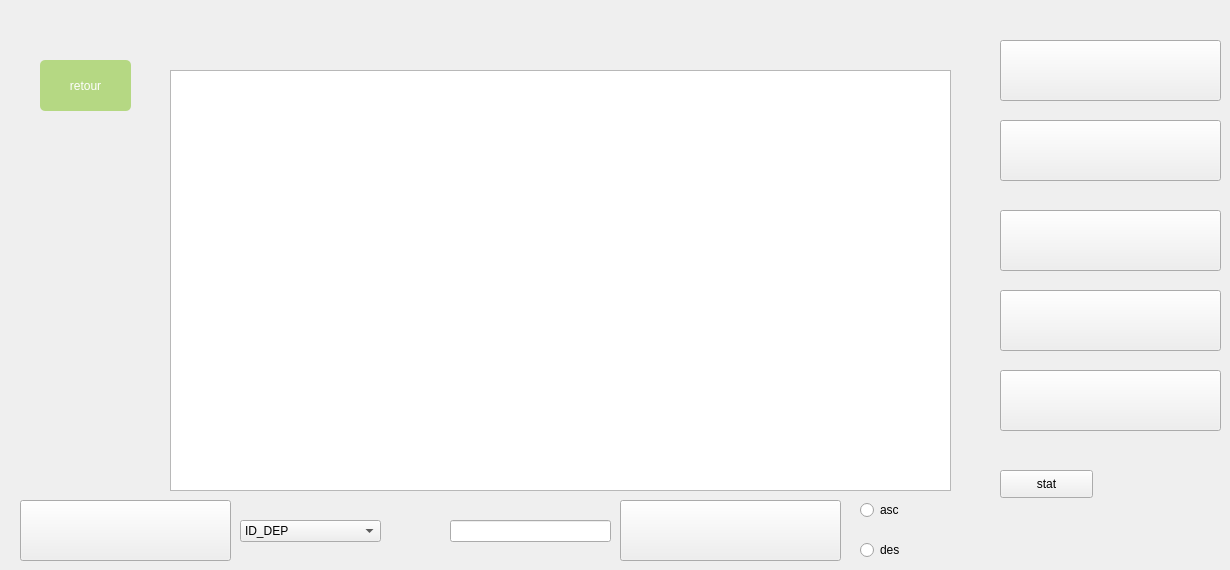
   <widget class="QWidget" name="depacc">
    <widget class="QPushButton" name="pushButton_11">
     <property name="geometry">
      <rect>
       <x>1000</x>
       <y>290</y>
       <width>221</width>
       <height>61</height>
      </rect>
     </property>
     <property name="styleSheet">
      <string notr="true">background-image: url(:/res/img/supp.png);</string>
     </property>
     <property name="text">
      <string/>
     </property>
    </widget>
    <widget class="QTableView" name="tableView_2">
     <property name="geometry">
      <rect>
       <x>170</x>
       <y>70</y>
       <width>781</width>
       <height>421</height>
      </rect>
     </property>
    </widget>
    <widget class="QPushButton" name="pushButton_12">
     <property name="geometry">
      <rect>
       <x>1000</x>
       <y>210</y>
       <width>221</width>
       <height>61</height>
      </rect>
     </property>
     <property name="styleSheet">
      <string notr="true">background-image: url(:/res/img/mmodi.png);</string>
     </property>
     <property name="text">
      <string/>
     </property>
    </widget>
    <widget class="QComboBox" name="comboBox_2">
     <property name="geometry">
      <rect>
       <x>240</x>
       <y>520</y>
       <width>141</width>
       <height>22</height>
      </rect>
     </property>
     <item>
      <property name="text">
       <string>ID_DEP</string>
      </property>
     </item>
     <item>
      <property name="text">
       <string>nom</string>
      </property>
     </item>
     <item>
      <property name="text">
       <string>nbr_emp</string>
      </property>
     </item>
    </widget>
    <widget class="QPushButton" name="pushButton_14">
     <property name="geometry">
      <rect>
       <x>20</x>
       <y>500</y>
       <width>211</width>
       <height>61</height>
      </rect>
     </property>
     <property name="styleSheet">
      <string notr="true">background-image: url(:/res/img/re.png);</string>
     </property>
     <property name="text">
      <string/>
     </property>
    </widget>
    <widget class="QPushButton" name="pushButton_15">
     <property name="geometry">
      <rect>
       <x>1000</x>
       <y>120</y>
       <width>221</width>
       <height>61</height>
      </rect>
     </property>
     <property name="styleSheet">
      <string notr="true">background-image: url(:/res/img/afficher.png);</string>
     </property>
     <property name="text">
      <string/>
     </property>
    </widget>
    <widget class="QLineEdit" name="lineEdit_8">
     <property name="geometry">
      <rect>
       <x>450</x>
       <y>520</y>
       <width>161</width>
       <height>22</height>
      </rect>
     </property>
    </widget>
    <widget class="QRadioButton" name="triascdep">
     <property name="geometry">
      <rect>
       <x>860</x>
       <y>500</y>
       <width>95</width>
       <height>20</height>
      </rect>
     </property>
     <property name="text">
      <string>asc</string>
     </property>
    </widget>
    <widget class="QPushButton" name="pushButton_16">
     <property name="geometry">
      <rect>
       <x>1000</x>
       <y>40</y>
       <width>221</width>
       <height>61</height>
      </rect>
     </property>
     <property name="styleSheet">
      <string notr="true">background-image: url(:/res/img/ajout.png);</string>
     </property>
     <property name="text">
      <string/>
     </property>
    </widget>
    <widget class="QPushButton" name="pushButton_17">
     <property name="geometry">
      <rect>
       <x>620</x>
       <y>500</y>
       <width>221</width>
       <height>61</height>
      </rect>
     </property>
     <property name="styleSheet">
      <string notr="true">background-image: url(:/res/img/tri.png);</string>
     </property>
     <property name="text">
      <string/>
     </property>
    </widget>
    <widget class="QRadioButton" name="tridesdep">
     <property name="geometry">
      <rect>
       <x>860</x>
       <y>540</y>
       <width>95</width>
       <height>20</height>
      </rect>
     </property>
     <property name="text">
      <string>des</string>
     </property>
    </widget>
    <widget class="QPushButton" name="pushButton_18">
     <property name="geometry">
      <rect>
       <x>1000</x>
       <y>370</y>
       <width>221</width>
       <height>61</height>
      </rect>
     </property>
     <property name="styleSheet">
      <string notr="true">
background-image: url(:/res/img/gen.png);</string>
     </property>
     <property name="text">
      <string/>
     </property>
    </widget>
    <widget class="QPushButton" name="pushButton_13">
     <property name="geometry">
      <rect>
       <x>40</x>
       <y>60</y>
       <width>91</width>
       <height>51</height>
      </rect>
     </property>
     <property name="styleSheet">
      <string notr="true">
QPushButton {
	
padding: 1px;
border-style: solid;
border: 2px solid gray;
border-radius: 8px;
background-color: rgb(181, 216, 131);
border:2px solid #000;
}
QPushButton {

     color: #fff !important;
text-transform: uppercase;
text-decoration: none;
background: #b5d883;
padding: 20px;
border-radius: 5px;
display: inline-block;
border: none;
transition: all 0.4s ease 0s;
 }
 QPushButton:hover {
background-image: url(:/image/Nouveau dossier/check-mark.png);
     background: #f68623;
letter-spacing: 1px;
-webkit-box-shadow: 0px 5px 40px -10px rgba(0,0,0,0.55);
-moz-box-shadow: 0px 5px 40px -10px rgba(0,0,0,0.55);
box-shadow: 5px 40px -10px rgba(0,0,0,0.55);
transition: all 0.4s ease 0s;
 }</string>
     </property>
     <property name="text">
      <string>retour</string>
     </property>
    </widget>
    <widget class="QPushButton" name="pushButton_32">
     <property name="geometry">
      <rect>
       <x>1000</x>
       <y>470</y>
       <width>93</width>
       <height>28</height>
      </rect>
     </property>
     <property name="text">
      <string>stat</string>
     </property>
    </widget>
   </widget>
